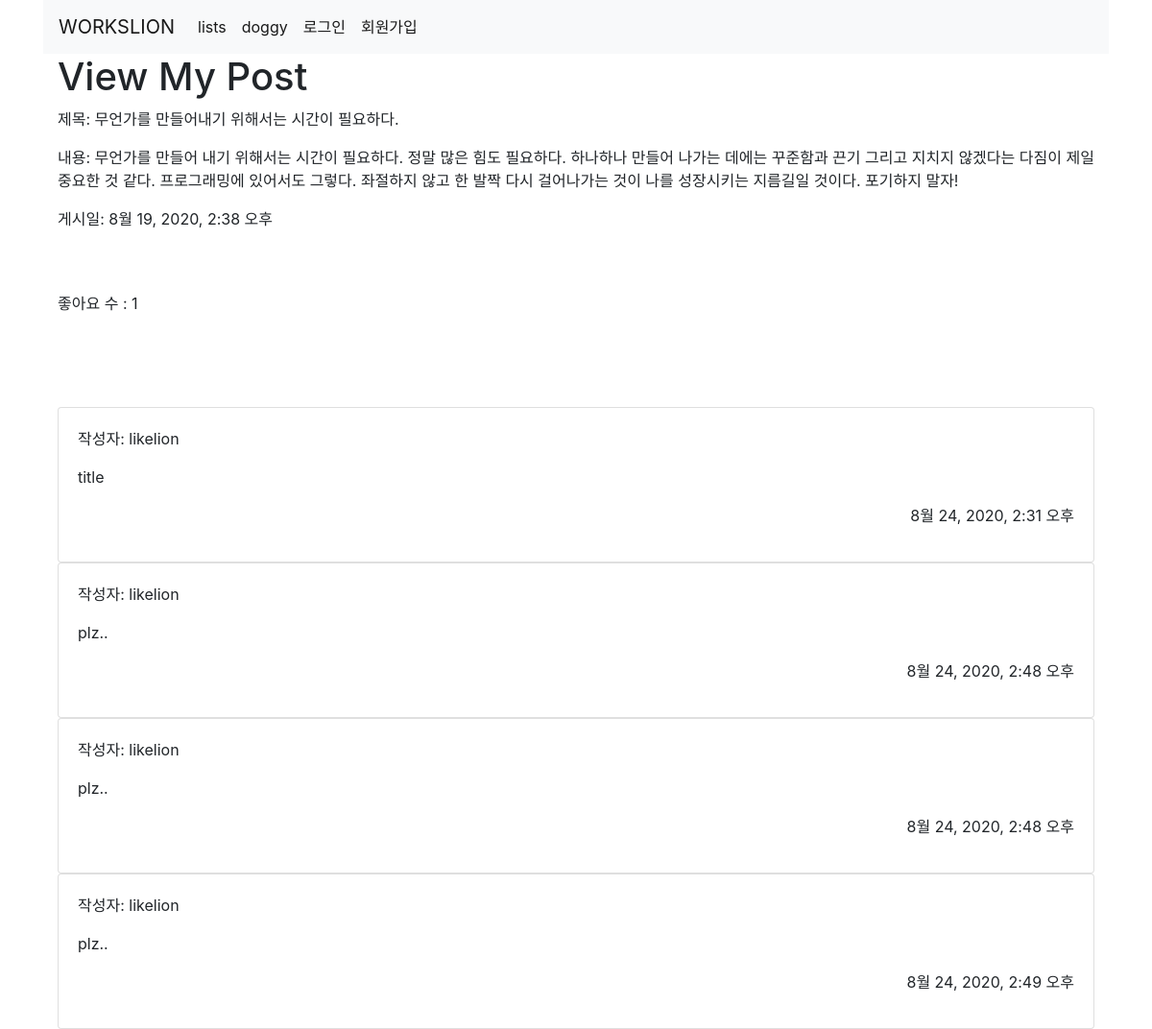
The app's page /post/1/ with its own data.
### post/models.py (models this page shows, shortened)
class Post(models.Model):
    title = models.CharField(max_length=100)
    content = models.TextField()
    post_active = models.BooleanField(default=False)
    created_at = models.DateTimeField(auto_now_add=True)
    liked_users = models.ManyToManyField(User, related_name='liked_posts')
    post_image = models.ImageField(upload_to='post', null=True)

class Comment(models.Model):
    user = models.ForeignKey(User, on_delete=models.CASCADE, null=True)
    post = models.ForeignKey(Post, on_delete=models.CASCADE, null=True)
    content = models.CharField(max_length=100)
    created_at = models.DateTimeField(auto_now_add=True)

### post/views.py (the view)
# urls.py: path('<int:post_id>/', views.detail, name='detail'),
def detail(request, post_id):
    post = Post.objects.get(id=post_id)
    comment = Comment.objects.filter(post=post_id)
    context = {
        'post': post,
        'comment': comment
    }
    return render(request, 'detail.html', context)

### post/templates/detail.html (shortened to what this page needs)
{% extends "base.html" %}
{% block content %}
<div class="container">
    <h1>View My Post</h1>
        <p>제목: {{ post.title }}</p>
        <p>내용: {{ post.content }}</p>
        <p>게시일: {{ post.created_at }}</p>
        <br><br>
    좋아요 수 : {{ post.liked_users.count }}
</div>
<br>
<br>
<br>
<br>
<div class="container">
{% for comment in comment %}
    <div class="card">
        <div class="card-body">
            <p>작성자: {{comment.user}}</p>
            <p>{{comment.content}}</p>
            <p style="float:right;">{{comment.created_at}}</p>
        </div>
    </div>
{% endfor %}
</div>
{% endblock %}

### records on screen
Post: title "무언가를 만들어내기 위해서는 시간이 필요하다.", content "무언가를 만들어 내기 위해서는 시간이 필요하다. 정말 많은 힘도 필요하다. 하나하나 만들어 나가는 데에는 꾸준함과 끈기 그리고 지치지 않겠다는 다짐이 제일 중요한 것 같다. 프로그래밍에 있어서도 그렇다. 좌절하지 않고 한 발짝 다시 걸어나가는 것이 나를 성장시키는 지름길일 것이다. 포기하지 말자!", created_at "8월 19, 2020, 2:38 오후", liked_users.count "1"
Comment: user "likelion", content "title", created_at "8월 24, 2020, 2:31 오후"
Comment: user "likelion", content "plz..", created_at "8월 24, 2020, 2:48 오후"
Comment: user "likelion", content "plz..", created_at "8월 24, 2020, 2:48 오후"
Comment: user "likelion", content "plz..", created_at "8월 24, 2020, 2:49 오후"
